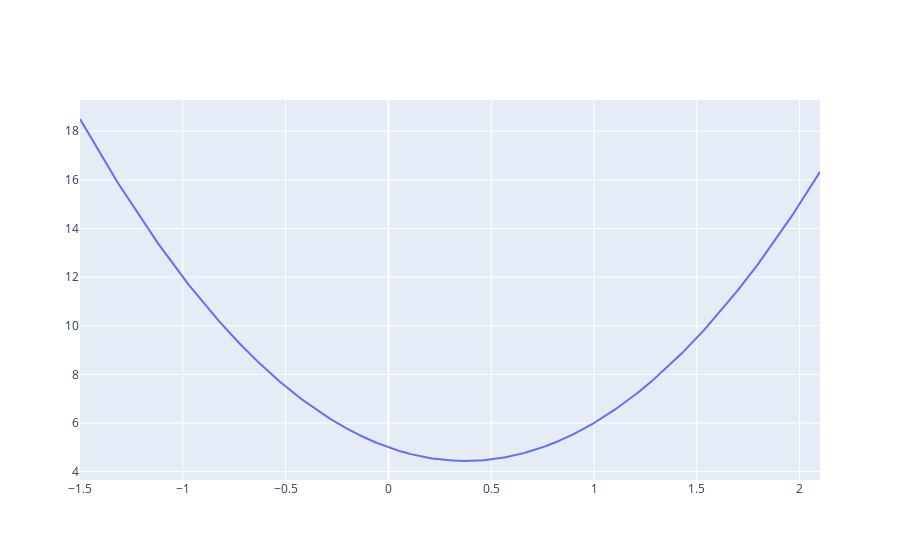

The code cell stored with this chart in its notebook:
### Code cell
go.Figure(data=go.Scatter(x=x, y=y)).show();

### Figure 1 — Plotly figure (JSON) as saved in the notebook; plotly's stock layout.template omitted (floating-point values rounded to 4 significant figures; data arrays with more than 128 entries replaced by an {"elided": "..."} marker saying what was removed)
{"data": [{"type": "scatter", "x": {"elided": "3600 float values"}, "y": {"elided": "3600 float values"}}], "layout": {}}
